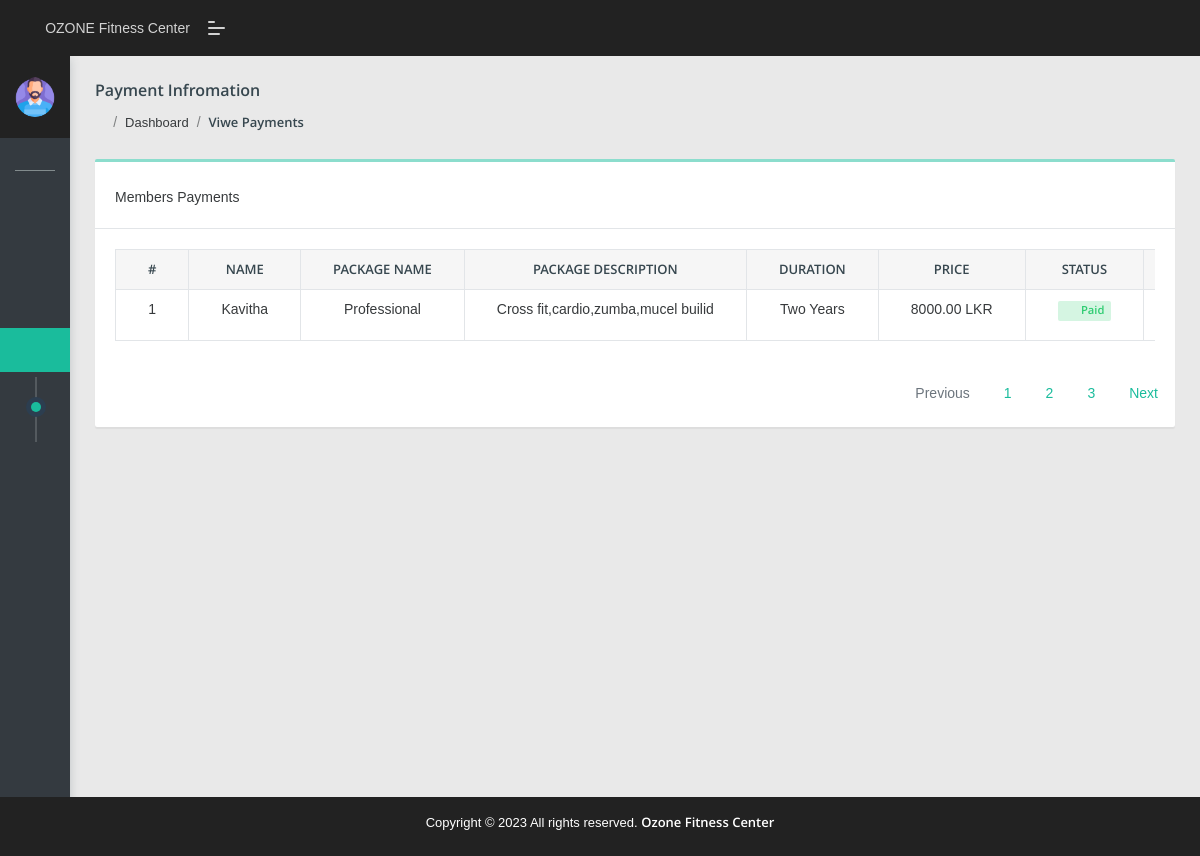
/manager/viwe_payments.php (signed in), run on an earlier commit of the app's database.
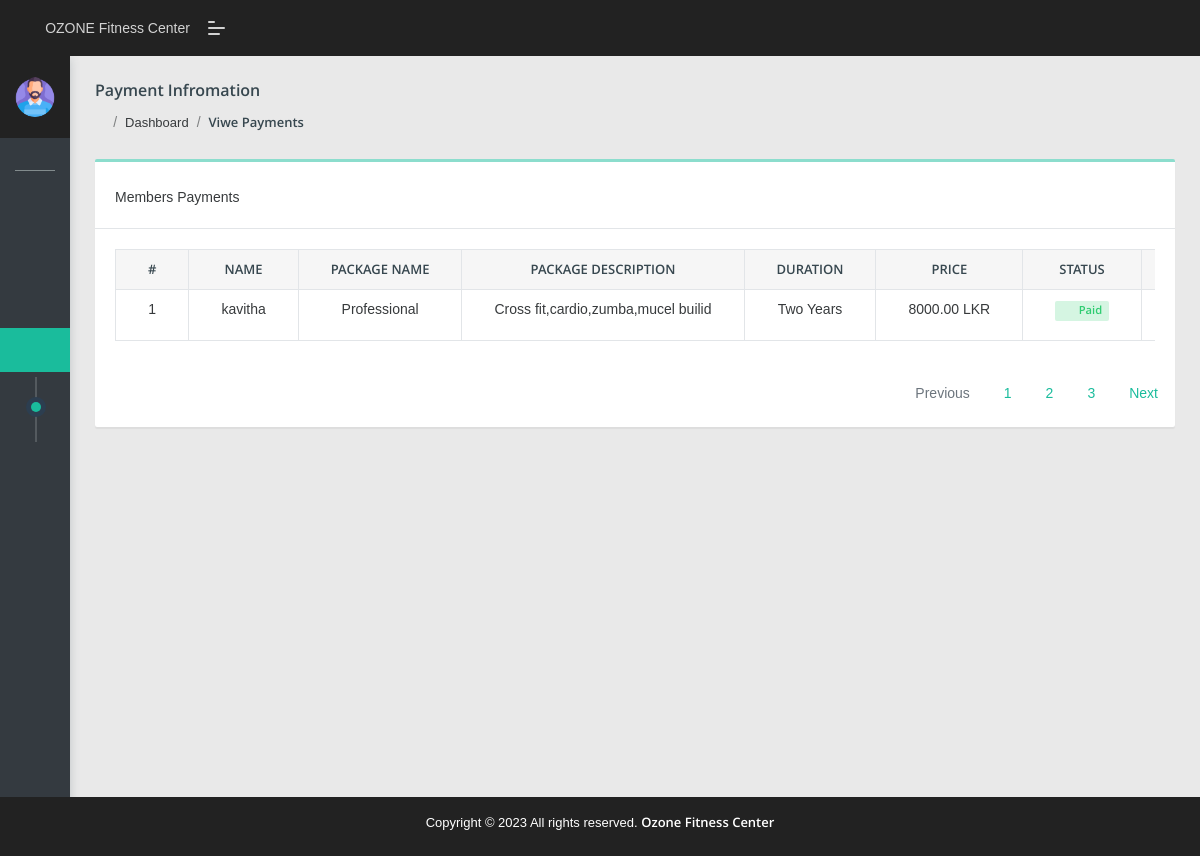
And on a later commit of the database.
### tables this page shows
CREATE TABLE `payment` (
  `payment_id` int(13) NOT NULL,
  `package_id` int(13) NOT NULL,
  `package_desc` varchar(100) NOT NULL,
  `package_validity` varchar(40) NOT NULL,
  `package_amount` int(10) NOT NULL,
  `card_owner_name` varchar(100) NOT NULL,
  `card_number` varchar(20) NOT NULL,
  `card_expiration` date NOT NULL,
  `card_cvv` int(4) NOT NULL,
  `card_type` varchar(20) NOT NULL,
  `u_id` int(13) NOT NULL,
  `status` varchar(20) NOT NULL,
  `paid_date` date NOT NULL DEFAULT current_timestamp()
);

CREATE TABLE `user` (
  `id` int(13) NOT NULL,
  `first_name` varchar(100) NOT NULL,
  `last_name` varchar(100) NOT NULL,
  `email` varchar(100) NOT NULL,
  `gender` varchar(20) NOT NULL,
  `address` varchar(100) NOT NULL,
  `tpnumber` varchar(20) NOT NULL,
  `body_type` varchar(50) NOT NULL,
  `age` int(11) NOT NULL,
  `height` double NOT NULL,
  `weight` double NOT NULL,
  `password` varchar(40) NOT NULL,
  `last_login` datetime NOT NULL,
  `is_deleted` tinyint(1) NOT NULL
);

CREATE TABLE `package` (
  `p_id` int(13) NOT NULL,
  `package_name` varchar(20) NOT NULL,
  `package_dec` varchar(100) NOT NULL,
  `validity` varchar(20) NOT NULL,
  `amount` int(10) NOT NULL,
  `active` varchar(10) NOT NULL
);

### manager/viwe_payments.php (the view, shortened to what this page needs)
<?php require_once('../inc/connection.php'); ?>
<?php
$sn = 1;
$payment_list = '';
$query = "SELECT p.*,py.*,u.* FROM package p, payment py,user u WHERE p.p_id = py.package_id AND py.u_id = u.id ORDER BY u.id ";
$get_lists = mysqli_query($connection, $query);
while ($get_list = mysqli_fetch_assoc($get_lists)) {
    $payment_list .= "<tr>";
    $payment_list .= "<td>{$sn}</td>";
    $payment_list .= "<td>{$get_list['first_name']}</td>";
    $payment_list .= "<td>{$get_list['package_name']}</td>";
    $payment_list .= "<td>{$get_list['package_dec']}</td>";
    $payment_list .= "<td>{$get_list['validity']}</td>";
    $payment_list .= "<td>{$get_list['amount']}.00&nbsp;LKR</td>";
    $payment_list .= "<td><span class=\"badge badge-light-success\"><i class=\"feather mr-2 icon-check-circle\"></i>{$get_list['status']}</span></td>";
    $payment_list .= "<td><a href=\"modify_payments.php?user_id={$get_list['id']}\"><button class=\"btn btn-success btn-sm\"><i class=\"feather mr-2 icon-edit\"></i>Edit</button></a>&nbsp&nbsp<a href=\"delete_payments.php?user_id={$get_list['id']}\"
        onclick=\"return confirm('Are you sure?');\"><button class=\"btn btn-danger btn-sm\"><i class=\"feather mr-2 icon-trash\"></i>Delete</button></a></td>";
    $payment_list .= "</tr>";
    $sn++;
}
?>
<?php include 'header.php'; ?>
<div class="pcoded-main-container">
    <div class="pcoded-content">
        <div class="page-header">
            <div class="page-block">
                <div class="row align-items-center">
                    <div class="col-md-12">
                        <div class="page-header-title">
                            <h5 class="m-b-10">Payment Infromation</h5>
                        </div>
                        <ul class="breadcrumb">
                            <li class="breadcrumb-item"><a href="index.html"><i class="feather icon-home"></i></a></li>
                            <li class="breadcrumb-item"><a href="#!">Dashboard</a></li>
                            <li class="breadcrumb-item"><a href="#!">Viwe Payments</a></li>
                        </ul>
                    </div>
                </div>
            </div>
        </div>
        <div class="row">
            <div class="col-xl-12">
                <div class="card">
                    <div class="card-header">
                        <span class="d-block m-t-5">Members Payments</span>
                    </div>
                    <div class="card-body table-border-style">
                        <div class="table-responsive">
                            <table class="table table-bordered table-sm text-center">
                                <thead>
                                    <tr>
                                        <th>#</th>
                                        <th>Name</th>
                                        <th>Package Name</th>
                                        <th>Package Description</th>
                                        <th>Duration</th>
                                        <th>Price</th>
                                        <th>Status</th>
                                        <th>Action</th>
                                    </tr>
                                </thead>
                                <?php echo $payment_list; ?>
                            </table>
                        </div>
                    </div>
                    <nav aria-label="Page navigation example">
                        <ul class="pagination justify-content-end">
                            <li class="page-item disabled">
                                <a class="page-link" href="#!" tabindex="-1">Previous</a>
                            </li>
                            <li class="page-item"><a class="page-link" href="#!">1</a></li>
                            <li class="page-item"><a class="page-link" href="#!">2</a></li>
                            <li class="page-item"><a class="page-link" href="#!">3</a></li>
                            <li class="page-item">
                                <a class="page-link" href="#!">Next</a>
                            </li>
                        </ul>
                    </nav>
                </div>
            </div>
        </div>
    </div>
    <?php include 'footer.php'; ?>

What changed in the data, as far as the page shows it:
removed payment: u.first_name "Kavitha", package.package_name "Professional", package.package_dec "Cross fit,cardio,zumba,mucel builid", package.validity "Two Years", package.amount "8000", status "Paid"
added payment: u.first_name "kavitha", package.package_name "Professional", package.package_dec "Cross fit,cardio,zumba,mucel builid", package.validity "Two Years", package.amount "8000", status "Paid"
